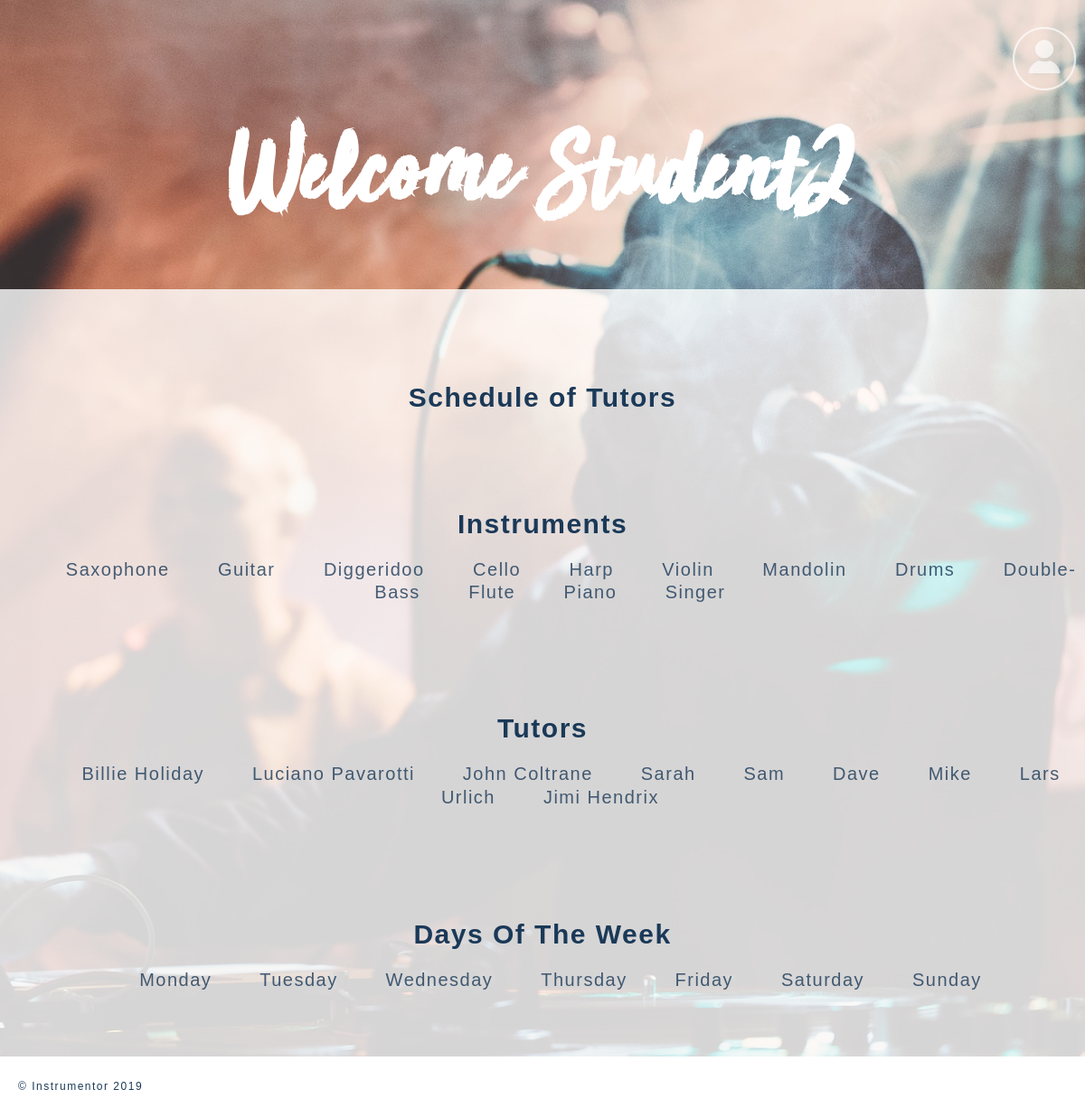
Before: /home/schedule/ (signed in) with the older database file.
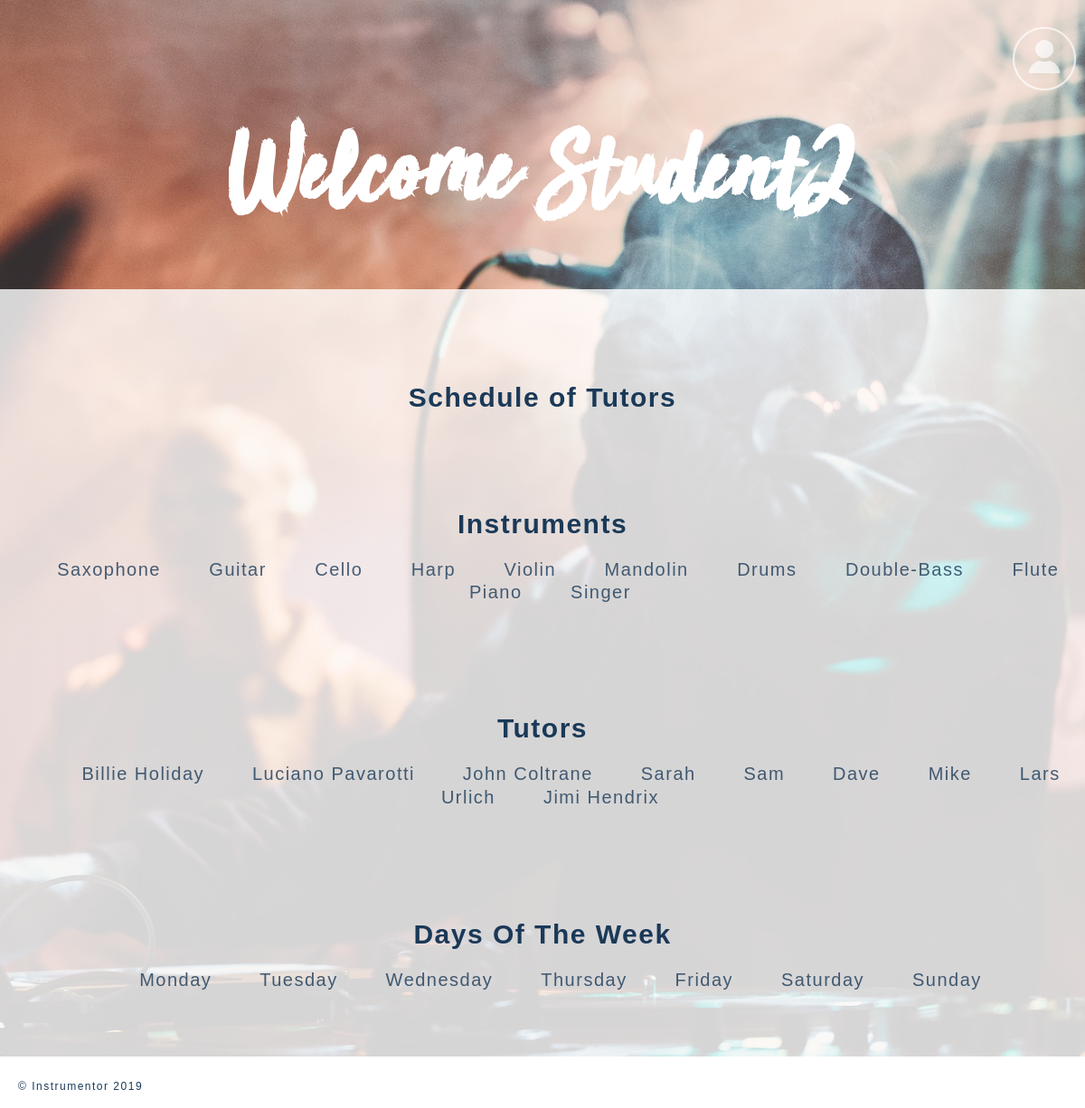
After: the same page with the newer database file.
### musicapp_project3/home/models.py (models this page shows, shortened)
class Instrument(models.Model):
    name = models.CharField(max_length=150)
    details = models.CharField(max_length=150, blank=True, null=True)

class Tutor(models.Model):
    profile_pic = models.ImageField(upload_to="images/", default="concert.jpg") # pip3 install pillow
    extra_pic = models.ImageField(upload_to="images/", default="concert.jpg")
    name = models.CharField(max_length=150)
    experience = models.TextField(null=True, blank=True)
    instrument_avail = models.BooleanField(null=True, blank=True)
    price = models.DecimalField(max_digits=8, decimal_places=2, blank=True, null=True)
    instrument = models.ForeignKey('Instrument', on_delete=models.SET_NULL, null=True)
    user = models.OneToOneField(User, on_delete=models.CASCADE, null=False, primary_key=True)
    instruments = models.CharField(max_length=150, blank=True, null=True)

### musicapp_project3/home/views.py (the view)
# urls.py: path('schedule/', views.schedule, name = 'schedule'),
def schedule(request):
    all_instruments = Instrument.objects.all()
    tutors = Tutor.objects.all()
    all_hours = Hour.objects.all()
    return render(request, 'schedule.html', {'all_instruments': all_instruments, \
        'tutors': tutors, 'all_hours': all_hours})

### musicapp_project3/home/templates/schedule.html
﻿{% extends "base.html" %}
{% block content %}
<section class="content3">
<div class="profile_info">
<h3> Schedule of Tutors </h3>
<h3>Instruments</h3>
<ul>
	{% for instrument in all_instruments %}
	<span><a href="{{instrument.name}}"> {{instrument.name}} </a></span>
	{% endfor %}
</ul>
<h3>Tutors</h3>
<ul>
	{% for tutor in tutors %}
	<span><a href="{{tutor.user.username}}">{{tutor.name}}</a></span>
	{% endfor %}
</ul>
<h3>Days Of The Week</h3>
<ul>
	<span><a href="Monday">Monday</a></span>
	<span><a href="Tuesday">Tuesday</a></span>
	<span><a href="Wednesday">Wednesday</a></span>
	<span><a href="Thursday">Thursday</a></span>
	<span><a href="Friday">Friday</a></span>
	<span><a href="Saturday">Saturday</a></span>
	<span><a href="Sunday">Sunday</a></span>
</ul>
</div>
</section>
{% endblock %}

### musicapp_project3/home/templates/base.html (shortened to what this page needs)
{% load static %}
<html lang="en-US">
     <head>
        {% load static %}
        <link rel="stylesheet" id="style" href="{% static 'style.css' %}" type="text/css" media="all">
     </head>
  <header>
{% if user.is_authenticated %}
<div class="containernav">
<div class="navbutton">
     <div class="dropdown">
         <div class="dropbtn"><img src="{% static 'images/navicon2.png' %}" alt="Nav">
   </div>
 </div>
{% endif %}
    <body id="background_2">
      {% if request.user.is_authenticated %}
        <header>
              <h1 id="home">Welcome {{ request.user.username }}</h1>
        </header>
        {% endif %}
<br>
        <div id ="maincontent">
          {% block content %}
          {% endblock %}
        </div>
          <footer>
          <p>&copy; Instrumentor 2019</p>
          </footer>
    </body>
</html>

### musicapp_project3/static/style.css (style rules this page uses)
body { font-family: Arial, Helvetica, sans-serif; padding:0; margin:0; letter-spacing: 1.5px; font-size: 18px; line-height:25px; background-size: 100%; background-color: black; background-image: url(images/concert2.jpg); background-repeat:no-repeat; background-position: top; background-attachment: fixed; background-size: cover; }
body h1 { margin: 0; font-size: 10vw; padding: 150px 10px 20px 0; line-height: 50px; font-family: 'Sun Valley'; text-align: center; color: white; }
#maincontent { overflow: auto; }
#background_2 { background-size: 100%; background-image: url(images/concert2.jpg); background-repeat:no-repeat; background-position: top; background-attachment: fixed; background-size: cover; }
a { color: rgba(26, 57, 88, 0.8); text-decoration: none; font-size:20px; padding:2%; }
header { text-align:center; min-height:200px; color: white; margin:0; padding-bottom: 50px; }
header h3 { margin: 0; padding-top: 100px; font-size: 30px; color: #1A3958; line-height: 40px; }
.navbutton { display: block; width: 100%; top:0; }
.containernav { width:100%; position: relative; top: 0; }
.dropbtn { font-size: 20px; z-index: 1; text-align: center; color: #1c3a6b; }
.dropbtn img { width: 70px; float:right; padding:5px 10px 0 0; }
.dropdown { width:100%; position:relative; display:block; float:right; top:0; }
.containernav { width:100%; margin:auto; position: fixed; top: 0; }
.content3 { padding-bottom: 5%; color: rgba(26, 57, 88, 0.8); background-color:rgba(255, 255, 255, 0.8); width:100%; }
footer { padding: 0 10px 0 10px; background-color: white; position:fixed; bottom: 0; margin: auto; width: 100%; text-align: left; font-size: 4px; line-height: 1.4; overflow:hidden; padding: 20px 0 10px 20px; color:#1A3958; font-size: 12px; line-height: 3px; }
.containernav { position:static; }

Changed rows visible on the page:
removed Instrument: name "Diggeridoo"
